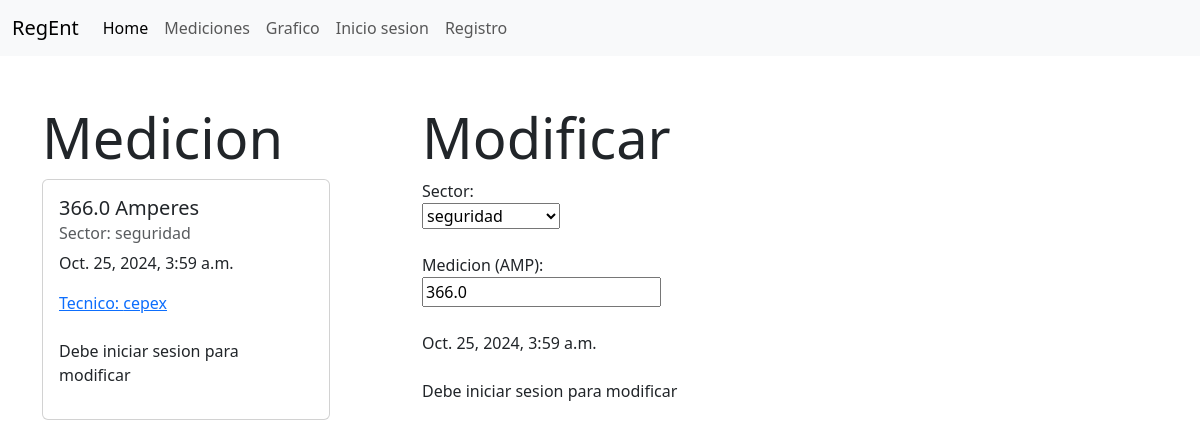
/mediciones/6/, run on the app's committed database.
### inicio/models.py (models this page shows, shortened)
class Medicion(models.Model):
    sector = models.CharField(max_length=20)
    medida = models.FloatField()
    fecha_hora = models.CharField(max_length=20)
    tecnico= models.ForeignKey(User, on_delete=models.CASCADE)

### inicio/views.py (the view, shortened to what this page needs)
# urls.py: path('mediciones/<int:medida_id>/', views.medida, name="medida")
def medida(request, medida_id):
    if request.method == 'GET':
        medida=Medicion.objects.get(pk=medida_id)
        return render(request, "medida.html", {
            'medida': medida})

### inicio/templates/medida.html (shortened to what this page needs)
{% extends 'base.html' %}
{% block content %}
    <br><br>
        <div class="container">
          <div class="row row-cols-3">
            <div class="col">
                <h1 class="display-4" style="aling: center">Medicion</h1>
                <div class="card" style="width: 18rem;">
                    <div class="card-body">
                      <h5 class="card-title">{{ medida.medida }} Amperes</h5>
                      <h6 class="card-subtitle mb-2 text-body-secondary">Sector: {{ medida.sector }}</h6>
                      <p class="card-text">{{ medida.fecha_hora }}</p>
                      <a href="#" class="card-link">Tecnico: {{ medida.tecnico }}</a><br><br>
                      {% if user.is_authenticated %}
                      <form action= "" method="POST">
                        {% csrf_token %}
                      <input type="submit" value="Eliminar" name="boton">
                      </form>
                        {% else %}
                        <p>Debe iniciar sesion para modificar</p>
                        {% endif %}
                    </div>
                </div>
            </div>
            <div class="col">
                <h1 class="display-4" style="aling: center">Modificar </h1>
              <form action= "" method="POST">
              <label for="sector">Sector:</label><br>
              <select id="sector" name="sector">
                <option value="{{ medida.sector }}">{{ medida.sector }}</option>
              </select><br><br>
                <label for="medicion">Medicion (AMP):</label><br>
                <input type="text" id="medicion" name="medicion" value="{{ medida.medida }}"><br><br>
                <label for="fecha_medicion">{{ medida.fecha_hora }}</label><br><br>
                {% if user.is_authenticated %}
                <input type="submit" value="Modificar" name="boton">
                {% else %}
                <p>Debe iniciar sesion para modificar</p>
                {% endif %}
              </form>
            </div>
            <div class="col"></div>
          </div>
        </div>
{% endblock %}

### data on the page
Medicion: medida "366.0", sector "seguridad", fecha_hora "Oct. 25, 2024, 3:59 a.m.", tecnico "cepex", medicion "366.0"
